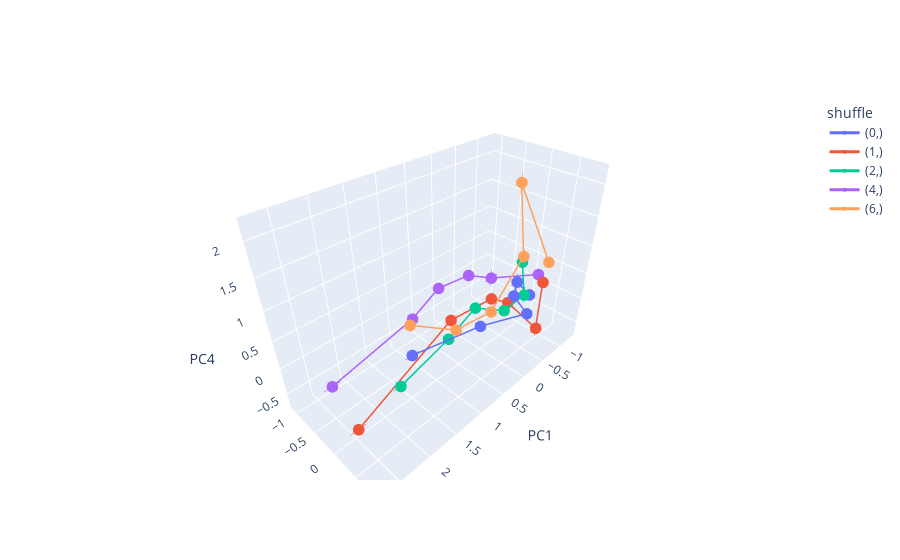

The notebook cell saved with this chart:
### Code cell
a = merged_df.groupby(["shuffle", 'bin_frac'])[['pc1', 'pc2', 'pc3', 'pc4']].mean()
cluster_stats =  merged_df.groupby(["shuffle", 'bin_frac'])[['pc1', 'pc2', 'pc3', 'pc4']].sem()
cluster_stats.columns = ["pc1_err", "pc2_err",  'pc3_err', "pc4_err"]
cluster_stats = cluster_stats.reset_index()
# Example: using your dataframe 'all_mice'
fig = go.Figure()

for cluster, df  in a.groupby(["shuffle"]):
    
    fig.add_trace(go.Scatter3d(
        x=df["pc1"],
        y=df["pc2"],
        z=df["pc3"],
        mode='lines+markers',
        name=str(cluster),
        error_x=dict(
            type="data",
            array=cluster_stats["pc1_err"],   # symmetric errors
            visible=True
        ),
        error_y=dict(
            type="data",
            array=cluster_stats["pc2_err"],
            visible=True
        ),
        error_z=dict(
            type="data",
            array=cluster_stats["pc3_err"],
            visible=True
        ),
        marker=dict(size=4),
        line=dict(width=3)
))
fig.update_layout(
    scene=dict(
        xaxis_title="PC1",
        yaxis_title="PC2",
        zaxis_title="PC4",
    ),
    legend_title_text="shuffle"
)

fig.show()
